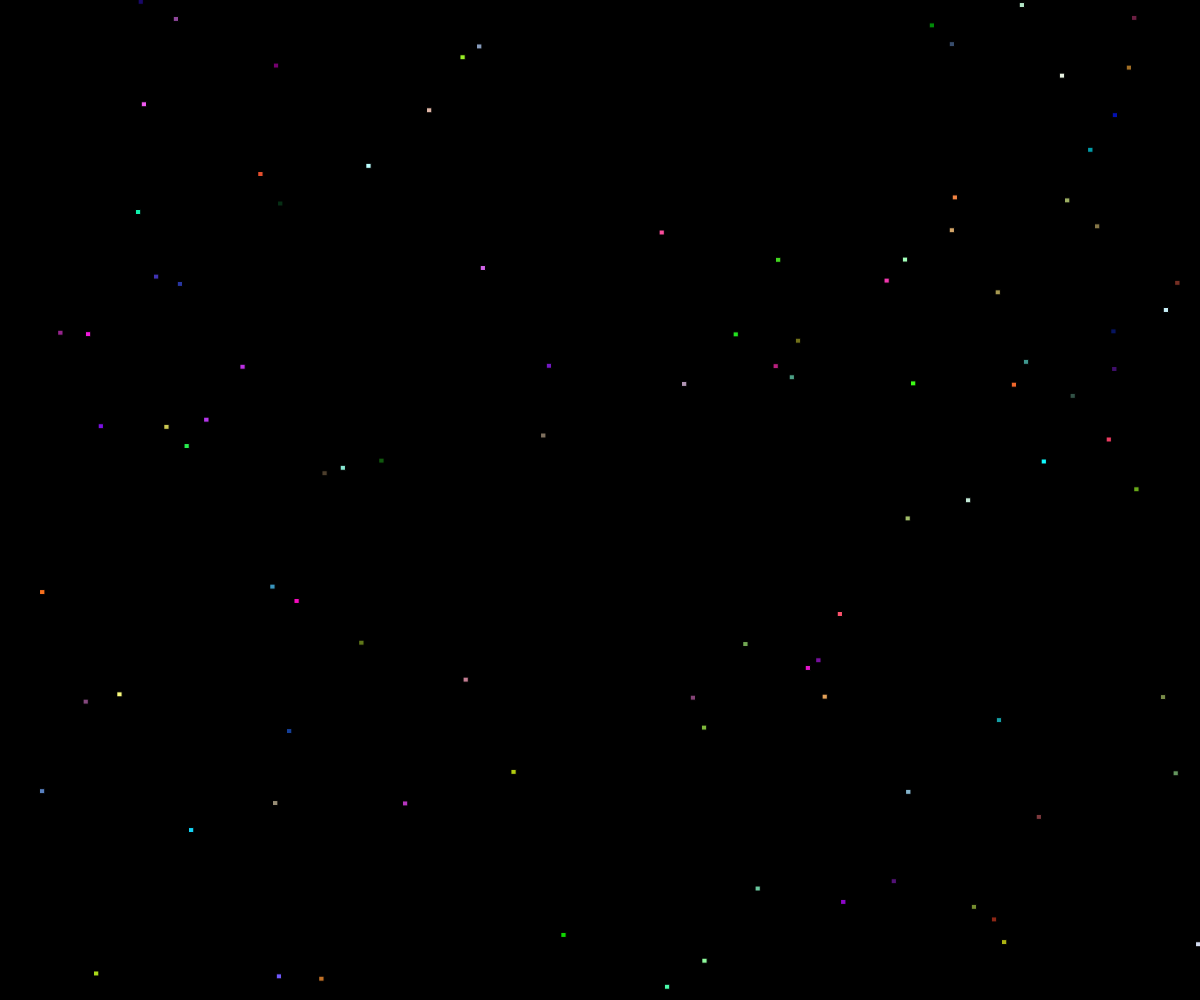
Frame 1 (no input)
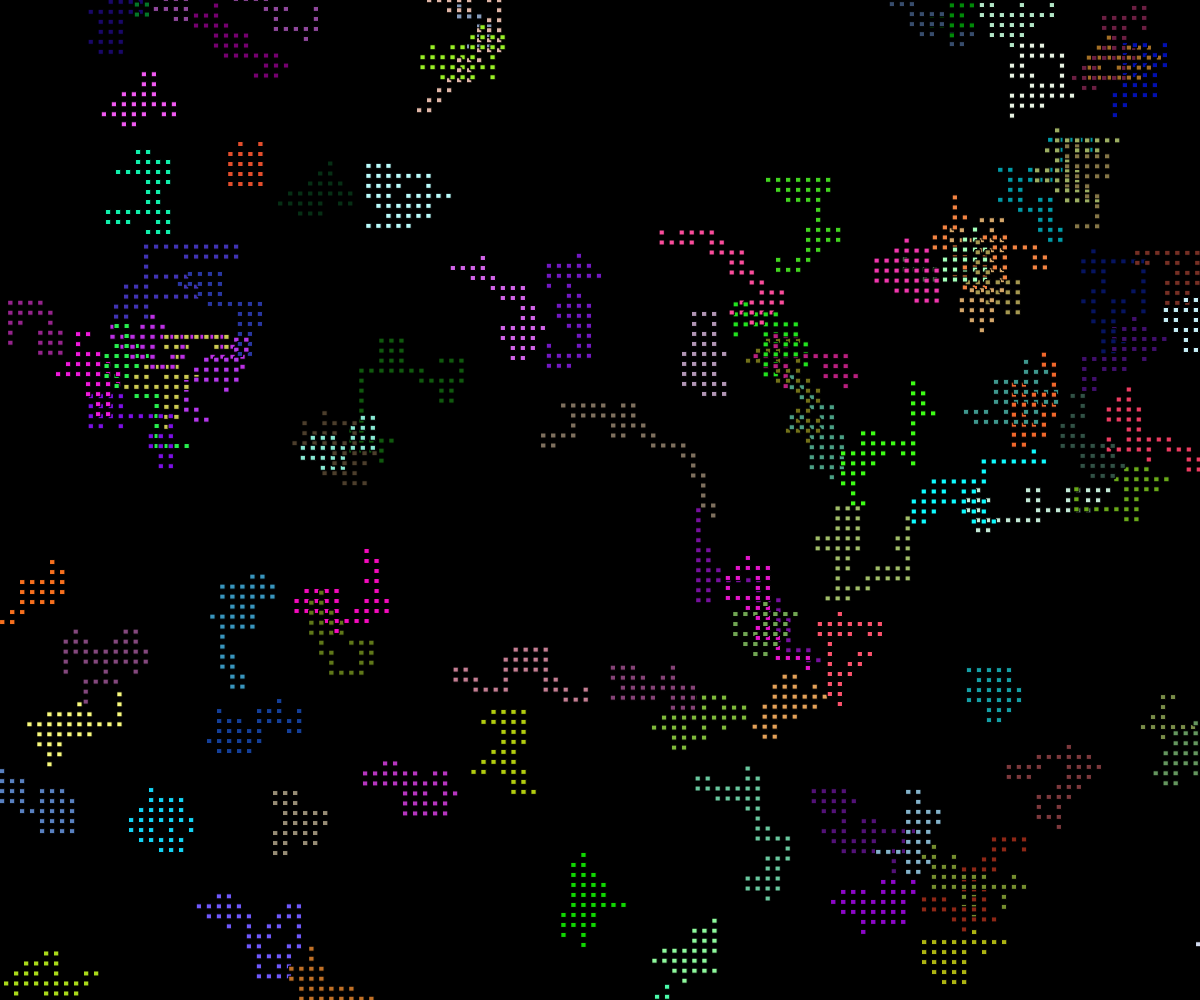
Frame 60 (no input)
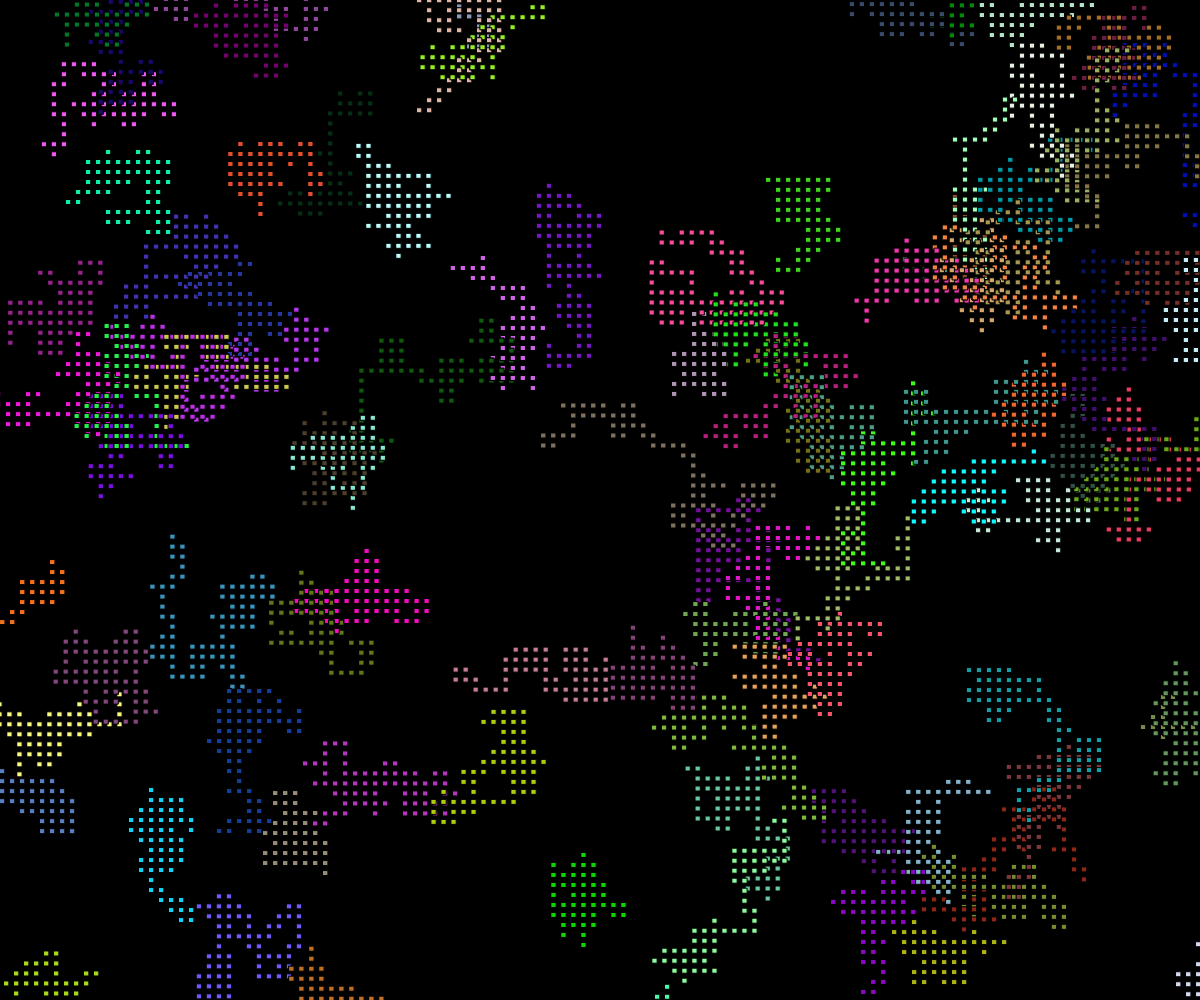
Frame 120 (the mouse pressed at the canvas centre since frame 60)

The p5.js sketch that drew these frames (run headless with seeded random() and noise() and a simulated clock; from frame 60 on, the mouse is pressed at the canvas centre):

// p5.js sketch
// ── sketch.js
// Basics of object oriented programming
// Srushti Vyas
// Dec2, 2021
// Some random walkers defined as objects

let walkers = [];
const NUM_WALKERS = 100;

function setup() {
  createCanvas(windowWidth, windowHeight);
  background(0);
  for(let i =0; i < NUM_WALKERS ; i++){
    let tempColor = color(random(255), random(255), random(255));
    walkers.push(new Walker(random(width), random(height), tempColor));
   }
}

function draw() {

for(let i = 0; i < walkers.length; i++){
walkers[i].move();
walkers[i].display();
}

}


class Walker{

// class constructor and properties
constructor(x, y, c){
  this.x = x;
  this.y = y;
  this.c = c;
  this.speed = 10;
  this.size = 5;
}


// class methods and functions
move(){
let myChoice = Math.floor(random(4));
if(myChoice === 0) this.x -= this.speed;  //LEFT
else if (myChoice === 1) this.x += this.speed // RIGHT
else if (myChoice === 2) this.y -= this.speed // UP
else this.y += this.speed;



}

display(){ // draw the waalker at its current location
  rectMode(CENTER);
  fill(this.c);
  rect(this.x, this.y, this.size, this.size);
}

}
